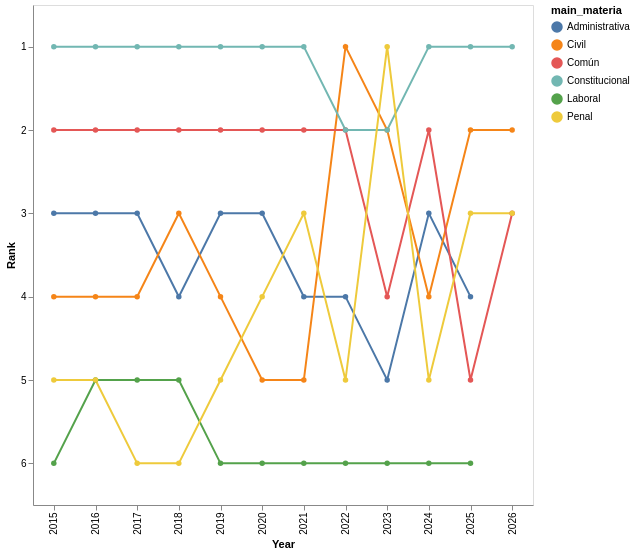

The notebook cell this image was saved under:
### Code cell
chart = (
    alt.Chart(materias)
    .transform_window(
        rank='rank()',
        sort=[alt.SortField('idTesis', order='descending')],
        groupby=['anio']
    )
    .mark_line(point=True)
    .encode(
        x=alt.X('anio:O', title='Year'),
        y=alt.Y('rank:O', title='Rank'),
        color='main_materia:N',
        tooltip=['anio:N','main_materia:N','idTesis:Q','rank:Q']
    )
    .properties(width=500, height=500)
)

chart

### Figure 1 — Vega-Lite specification as saved in the notebook (floating-point values rounded to 4 significant figures)
{"config": {"view": {"continuousWidth": 300, "continuousHeight": 300}}, "data": {"name": "data-94165dd715b806ce8510fb8bfc5d3760"}, "mark": {"type": "line", "point": true}, "encoding": {"color": {"field": "main_materia", "type": "nominal"}, "tooltip": [{"field": "anio", "type": "nominal"}, {"field": "main_materia", "type": "nominal"}, {"field": "idTesis", "type": "quantitative"}, {"field": "rank", "type": "quantitative"}], "x": {"field": "anio", "title": "Year", "type": "ordinal"}, "y": {"field": "rank", "title": "Rank", "type": "ordinal"}}, "height": 500, "transform": [{"window": [{"op": "rank", "field": "", "as": "rank"}], "groupby": ["anio"], "sort": [{"field": "idTesis", "order": "descending"}]}], "width": 500, "$schema": "https://vega.github.io/schema/vega-lite/v6.1.0.json", "datasets": {"data-94165dd715b806ce8510fb8bfc5d3760": [{"anio": "2015", "main_materia": "Administrativa", "idTesis": 89}, {"anio": "2015", "main_materia": "Civil", "idTesis": 48}, {"anio": "2015", "main_materia": "Común", "idTesis": 192}, {"anio": "2015", "main_materia": "Constitucional", "idTesis": 501}, {"anio": "2015", "main_materia": "Laboral", "idTesis": 14}, {"anio": "2015", "main_materia": "Penal", "idTesis": 18}, {"anio": "2016", "main_materia": "Administrativa", "idTesis": 70}, {"anio": "2016", "main_materia": "Civil", "idTesis": 55}, {"anio": "2016", "main_materia": "Común", "idTesis": 171}, {"anio": "2016", "main_materia": "Constitucional", "idTesis": 399}, {"anio": "2016", "main_materia": "Laboral", "idTesis": 32}, {"anio": "2016", "main_materia": "Penal", "idTesis": 32}, {"anio": "2017", "main_materia": "Administrativa", "idTesis": 74}, {"anio": "2017", "main_materia": "Civil", "idTesis": 43}, {"anio": "2017", "main_materia": "Común", "idTesis": 159}, {"anio": "2017", "main_materia": "Constitucional", "idTesis": 448}, {"anio": "2017", "main_materia": "Laboral", "idTesis": 27}, {"anio": "2017", "main_materia": "Penal", "idTesis": 20}, {"anio": "2018", "main_materia": "Administrativa", "idTesis": 58}, {"anio": "2018", "main_materia": "Civil", "idTesis": 62}, {"anio": "2018", "main_materia": "Común", "idTesis": 170}, {"anio": "2018", "main_materia": "Constitucional", "idTesis": 407}, {"anio": "2018", "main_materia": "Laboral", "idTesis": 20}, {"anio": "2018", "main_materia": "Penal", "idTesis": 14}, {"anio": "2019", "main_materia": "Administrativa", "idTesis": 48}, {"anio": "2019", "main_materia": "Civil", "idTesis": 40}, {"anio": "2019", "main_materia": "Común", "idTesis": 117}, {"anio": "2019", "main_materia": "Constitucional", "idTesis": 213}, {"anio": "2019", "main_materia": "Laboral", "idTesis": 27}, {"anio": "2019", "main_materia": "Penal", "idTesis": 33}, {"anio": "2020", "main_materia": "Administrativa", "idTesis": 44}, {"anio": "2020", "main_materia": "Civil", "idTesis": 26}, {"anio": "2020", "main_materia": "Común", "idTesis": 56}, {"anio": "2020", "main_materia": "Constitucional", "idTesis": 93}, {"anio": "2020", "main_materia": "Laboral", "idTesis": 17}, {"anio": "2020", "main_materia": "Penal", "idTesis": 36}, {"anio": "2021", "main_materia": "Administrativa", "idTesis": 34}, {"anio": "2021", "main_materia": "Civil", "idTesis": 31}, {"anio": "2021", "main_materia": "Común", "idTesis": 55}, {"anio": "2021", "main_materia": "Constitucional", "idTesis": 76}, {"anio": "2021", "main_materia": "Laboral", "idTesis": 7}, {"anio": "2021", "main_materia": "Penal", "idTesis": 48}, {"anio": "2022", "main_materia": "Administrativa", "idTesis": 59}, {"anio": "2022", "main_materia": "Civil", "idTesis": 89}, {"anio": "2022", "main_materia": "Común", "idTesis": 75}, {"anio": "2022", "main_materia": "Constitucional", "idTesis": 75}, {"anio": "2022", "main_materia": "Laboral", "idTesis": 11}, {"anio": "2022", "main_materia": "Penal", "idTesis": 27}, {"anio": "2023", "main_materia": "Administrativa", "idTesis": 54}, {"anio": "2023", "main_materia": "Civil", "idTesis": 70}, {"anio": "2023", "main_materia": "Común", "idTesis": 68}, {"anio": "2023", "main_materia": "Constitucional", "idTesis": 70}, {"anio": "2023", "main_materia": "Laboral", "idTesis": 21}, {"anio": "2023", "main_materia": "Penal", "idTesis": 76}, {"anio": "2024", "main_materia": "Administrativa", "idTesis": 60}, {"anio": "2024", "main_materia": "Civil", "idTesis": 54}, {"anio": "2024", "main_materia": "Común", "idTesis": 65}, {"anio": "2024", "main_materia": "Constitucional", "idTesis": 108}, {"anio": "2024", "main_materia": "Laboral", "idTesis": 21}, {"anio": "2024", "main_materia": "Penal", "idTesis": 52}, {"anio": "2025", "main_materia": "Administrativa", "idTesis": 59}, {"anio": "2025", "main_materia": "Civil", "idTesis": 96}, {"anio": "2025", "main_materia": "Común", "idTesis": 45}, {"anio": "2025", "main_materia": "Constitucional", "idTesis": 106}, {"anio": "2025", "main_materia": "Laboral", "idTesis": 15}, {"anio": "2025", "main_materia": "Penal", "idTesis": 80}, {"anio": "2026", "main_materia": "Civil", "idTesis": 2}, {"anio": "2026", "main_materia": "Común", "idTesis": 1}, {"anio": "2026", "main_materia": "Constitucional", "idTesis": 4}, {"anio": "2026", "main_materia": "Penal", "idTesis": 1}]}}
